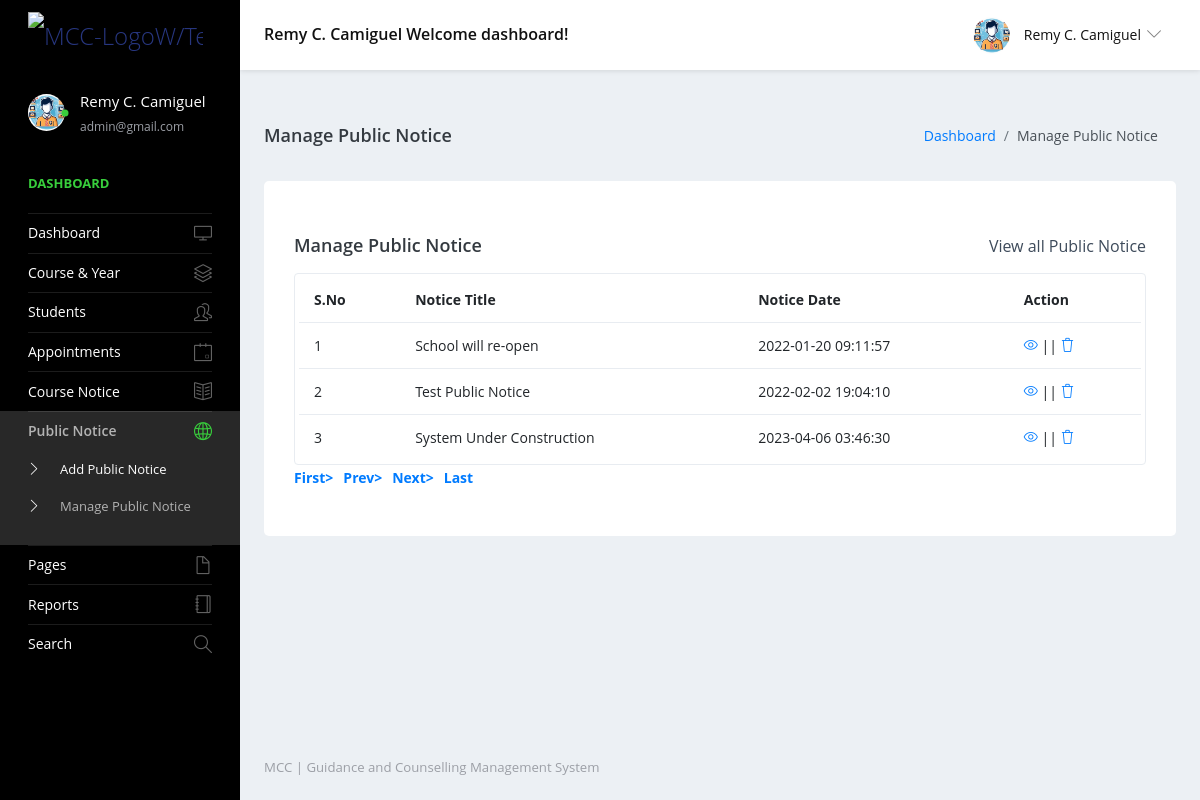
/g&cms-mcc/admin/manage-public-notice.php (signed in), run on the app's committed database.
### tables this page shows
CREATE TABLE `tblpublicnotice` (
  `ID` int NOT NULL,
  `NoticeTitle` varchar(200) DEFAULT NULL,
  `NoticeMessage` mediumtext,
  `CreationDate` timestamp NULL DEFAULT CURRENT_TIMESTAMP
);

### g&cms-mcc/admin/manage-public-notice.php (the view, shortened to what this page needs)
<?php
include('includes/dbconnection.php');
if (strlen($_SESSION['sturecmsaid']==0)) {
  header('location:logout.php');
  } else{
?>
<!DOCTYPE html>
<html lang="en">
  <head>
    <link rel="stylesheet" href="vendors/simple-line-icons/css/simple-line-icons.css">
    <link rel="stylesheet" href="vendors/flag-icon-css/css/flag-icon.min.css">
    <link rel="stylesheet" href="vendors/css/vendor.bundle.base.css">
    <link rel="stylesheet" href="./vendors/daterangepicker/daterangepicker.css">
    <link rel="stylesheet" href="./vendors/chartist/chartist.min.css">
    <link rel="stylesheet" href="./css/style.css">
  </head>
  <body>
    <div class="container-scroller">
     <?php include_once('includes/header.php');?>
      <div class="container-fluid page-body-wrapper">
        <?php include_once('includes/sidebar.php');?>
        <div class="main-panel">
          <div class="content-wrapper">
             <div class="page-header">
              <h3 class="page-title"> Manage Public Notice </h3>
              <nav aria-label="breadcrumb">
                <ol class="breadcrumb">
                  <li class="breadcrumb-item"><a href="dashboard.php">Dashboard</a></li>
                  <li class="breadcrumb-item active" aria-current="page"> Manage Public Notice</li>
                </ol>
              </nav>
            </div>
            <div class="row">
              <div class="col-md-12 grid-margin stretch-card">
                <div class="card">
                  <div class="card-body">
                    <div class="d-sm-flex align-items-center mb-4">
                      <h4 class="card-title mb-sm-0">Manage Public Notice</h4>
                      <a href="#" class="text-dark ml-auto mb-3 mb-sm-0"> View all Public Notice</a>
                    </div>
                    <div class="table-responsive border rounded p-1">
                      <table class="table">
                        <thead>
                          <tr>
                            <th class="font-weight-bold">S.No</th>
                            <th class="font-weight-bold">Notice Title</th>
                            <th class="font-weight-bold">Notice Date</th>
                            <th class="font-weight-bold">Action</th>
                          </tr>
                        </thead>
                        <tbody>
                           <?php
                            if (isset($_GET['pageno'])) {
            $pageno = $_GET['pageno'];
        } else {
            $pageno = 1;
        }
        $no_of_records_per_page =15;
       $ret = "SELECT ID FROM tblpublicnotice";
$query1 = $dbh -> prepare($ret);
$query1->execute();
$total_rows=$query1->rowCount();
$total_pages = ceil($total_rows / $no_of_records_per_page);
$sql="SELECT * from tblpublicnotice";
$query = $dbh -> prepare($sql);
$query->execute();
$results=$query->fetchAll(PDO::FETCH_OBJ);
$cnt=1;
if($query->rowCount() > 0)
{
foreach($results as $row)
{               ?>
                          <tr>
                            <td><?php echo htmlentities($cnt);?></td>
                            <td><?php  echo htmlentities($row->NoticeTitle);?></td>
                            <td><?php  echo htmlentities($row->CreationDate);?></td>
                            <td>
                              <div><a href="edit-public-notice-detail.php?editid=<?php echo htmlentities ($row->ID);?>"><i class="icon-eye"></i></a>
                                                || <a href="manage-public-notice.php?delid=<?php echo ($row->ID);?>" onclick="return confirm('Do you really want to Delete ?');"> <i class="icon-trash"></i></a></div>
                            </td>
                          </tr><?php $cnt=$cnt+1;}} ?>
                        </tbody>
                      </table>
                    </div>
                    <div align="left">
    <ul class="pagination" >
        <li><a href="?pageno=1"><strong>First></strong></a></li>
        <li class="<?php if($pageno <= 1){ echo 'disabled'; } ?>">
            <a href="<?php if($pageno <= 1){ echo '#'; } else { echo "?pageno=".($pageno - 1); } ?>"><strong style="padding-left: 10px">Prev></strong></a>
        </li>
        <li class="<?php if($pageno >= $total_pages){ echo 'disabled'; } ?>">
            <a href="<?php if($pageno >= $total_pages){ echo '#'; } else { echo "?pageno=".($pageno + 1); } ?>"><strong style="padding-left: 10px">Next></strong></a>
        </li>
        <li><a href="?pageno=<?php echo $total_pages; ?>"><strong style="padding-left: 10px">Last</strong></a></li>
    </ul>
</div>
                  </div>
                </div>
              </div>
            </div>
          </div>
         <?php include_once('includes/footer.php');?>
        </div>
      </div>
    </div>
  </body>
</html><?php }  ?>

### g&cms-mcc/admin/includes/header.php (shortened to what this page needs)
<nav class="navbar default-layout-navbar col-lg-12 col-12 p-0 fixed-top d-flex flex-row">
  <div class="navbar-brand-wrapper d-flex align-items-center">
    <a class="navbar-brand brand-logo" href="dashboard.php">
      <img src="../images/mcc-logo-gcms.png" alt="MCC-LogoW/Text">
    </a>
  </div>
  <?php
  $aid = $_SESSION['sturecmsaid'];
  $sql = "SELECT * from tbladmin where ID=:aid";
  $query = $dbh->prepare($sql);
  $query->bindParam(':aid', $aid, PDO::PARAM_STR);
  $query->execute();
  $results = $query->fetchAll(PDO::FETCH_OBJ);
  if ($query->rowCount() > 0) {
    foreach ($results as $row) { ?>
      <div class="navbar-menu-wrapper d-flex align-items-center flex-grow-1">
        <h5 class="mb-0 font-weight-medium d-none d-lg-flex">
          <?php echo htmlentities($row->AdminName); ?> Welcome dashboard!
        </h5>
        <ul class="navbar-nav navbar-nav-right ml-auto">
          <li class="nav-item dropdown d-none d-xl-inline-flex user-dropdown">
            <a class="nav-link dropdown-toggle" id="UserDropdown" href="#" data-toggle="dropdown" aria-expanded="false">
              <img class="img-xs rounded-circle ml-2" src="images/faces/face8.jpg" alt="Profile image"> <span
                class="font-weight-normal">
                <?php echo htmlentities($row->AdminName); ?>
              </span></a>
              <?php $cnt = $cnt + 1;
    }
  } ?>
      </li>
    </ul>
  </div>
</nav>

### g&cms-mcc/admin/includes/sidebar.php (shortened to what this page needs)
<nav class="sidebar sidebar-offcanvas" id="sidebar">
          <ul class="nav">
            <li class="nav-item nav-profile">
              <a href="profile.php" class="nav-link">
                <div class="profile-image">
                  <img class="img-xs rounded-circle" src="images/faces/face8.jpg" alt="profile image">
                  <div class="dot-indicator bg-success"></div>
                </div>
                <div class="text-wrapper">
                  <?php
                  $aid = $_SESSION["sturecmsaid"];
                  $sql = "SELECT * from tbladmin where ID=:aid";
                  $query = $dbh->prepare($sql);
                  $query->bindParam(":aid", $aid, PDO::PARAM_STR);
                  $query->execute();
                  $results = $query->fetchAll(PDO::FETCH_OBJ);
                  $cnt = 1;
                  if ($query->rowCount() > 0) {
                      foreach ($results as $row) { ?>
                  <p class="profile-name"><?php echo htmlentities(
                      $row->AdminName
                  ); ?></p>
                  <p class="designation"><?php echo htmlentities(
                     $row->Email
                  ); ?></p><?php $cnt = $cnt + 1;}
                  }
                  ?>
                </div>
              </a>
            </li>
            <li class="nav-item nav-category">
              <span class="nav-link">Dashboard</span>
            </li>
            <li class="nav-item">
              <a class="nav-link" href="dashboard.php">
                <span class="menu-title">Dashboard</span>
                <i class="icon-screen-desktop menu-icon"></i>
              </a>
            </li>
            <li class="nav-item">
              <a class="nav-link" data-toggle="collapse" href="#ui-basic" aria-expanded="false" aria-controls="ui-basic">
                <span class="menu-title">Course & Year</span>
                <i class="icon-layers menu-icon"></i>
              </a>
            </li>
            <li class="nav-item">
              <a class="nav-link" data-toggle="collapse" href="#ui-basic1" aria-expanded="false" aria-controls="ui-basic1">
                <span class="menu-title">Students</span>
                <i class="icon-people menu-icon"></i>
              </a>
            </li>
            <li class="nav-item">
              <a class="nav-link" data-toggle="collapse" href="#ui-basic2" aria-expanded="false" aria-controls="ui-basic2">
                <span class="menu-title">Appointments</span>
                <i class="icon-event menu-icon"></i>
              </a>
            </li>
            <li class="nav-item">
              <a class="nav-link" data-toggle="collapse" href="#auth" aria-expanded="false" aria-controls="auth">
                <span class="menu-title">Course Notice</span>
                <i class="icon-book-open menu-icon"></i>
              </a>
            </li>
            <li class="nav-item">
              <a class="nav-link" data-toggle="collapse" href="#auth1" aria-expanded="false" aria-controls="auth">
                <span class="menu-title">Public Notice</span>
                <i class="icon-globe menu-icon"></i>
              </a>
              <div class="collapse" id="auth1">
                <ul class="nav flex-column sub-menu">
                  <li class="nav-item"> <a class="nav-link" href="add-public-notice.php"> Add Public Notice </a></li>
                  <li class="nav-item"> <a class="nav-link" href="manage-public-notice.php"> Manage Public Notice </a></li>
                </ul>
              </div>
              <li class="nav-item">
              <a class="nav-link" data-toggle="collapse" href="#auth2" aria-expanded="false" aria-controls="auth">
                <span class="menu-title">Pages</span>
                <i class="icon-doc menu-icon"></i>
              </a>
            </li>
              <li class="nav-item">
              <a class="nav-link" href="between-dates-reports.php">
                <span class="menu-title">Reports</span>
                <i class="icon-notebook menu-icon"></i>
              </a>
            </li>
            <li class="nav-item">
              <a class="nav-link" href="search.php">
                <span class="menu-title">Search</span>
                <i class="icon-magnifier menu-icon"></i>
              </a>
            </li>
            </li>
          </ul>
        </nav>

### data on the page
tblpublicnotice: NoticeTitle "School will re-open", CreationDate "2022-01-20 09:11:57"
tblpublicnotice: NoticeTitle "Test Public Notice", CreationDate "2022-02-02 19:04:10"
tblpublicnotice: NoticeTitle "System Under Construction", CreationDate "2023-04-06 03:46:30"

### other printed values
$row->AdminName "Remy C. Camiguel"
$row->Email "admin@gmail.com"
